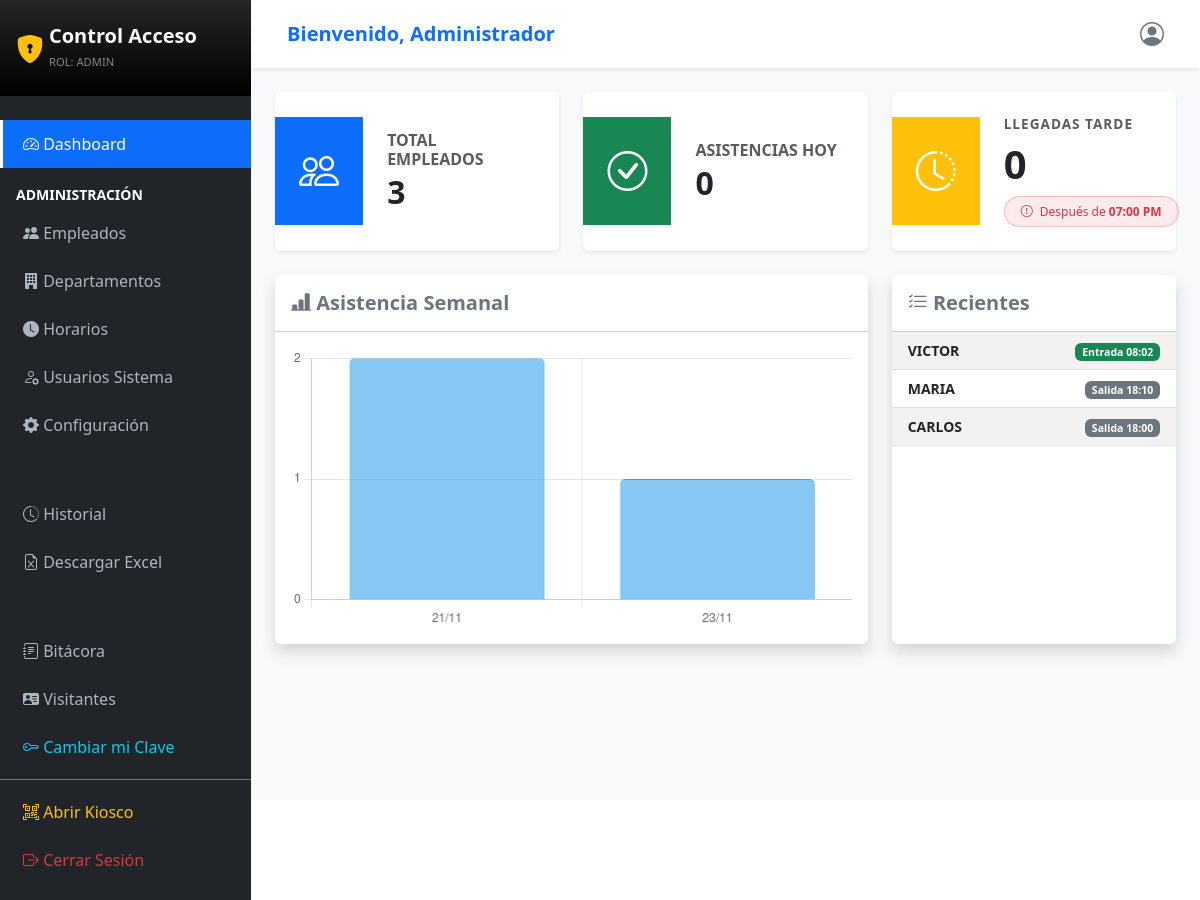
Page /?c=Dashboard (signed in) on the committed database.
### tables this page shows
CREATE TABLE IF NOT EXISTS `settings` (
  `id` int NOT NULL AUTO_INCREMENT,
  `setting_name` varchar(50) NOT NULL,
  `setting_value` varchar(255) NOT NULL,
  PRIMARY KEY (`id`),
  UNIQUE KEY `setting_name` (`setting_name`)
);

CREATE TABLE IF NOT EXISTS `attendance_logs` (
  `id` int NOT NULL AUTO_INCREMENT,
  `employee_id` int NOT NULL,
  `date_log` date NOT NULL,
  `check_in_time` time DEFAULT NULL,
  `breakfast_time` time DEFAULT NULL,
  `breakfast_return_time` time DEFAULT NULL,
  `lunch_out_time` time DEFAULT NULL,
  `lunch_return_time` time DEFAULT NULL,
  `check_out_time` time DEFAULT NULL,
  `source_ip` varchar(45) DEFAULT NULL,
  `total_hours` decimal(5,2) DEFAULT NULL,
  `status` enum('a_tiempo','tarde') DEFAULT 'a_tiempo',
  PRIMARY KEY (`id`),
  KEY `employee_id` (`employee_id`),
  CONSTRAINT `attendance_logs_ibfk_1` FOREIGN KEY (`employee_id`) REFERENCES `employees` (`id`)
);

CREATE TABLE IF NOT EXISTS `employees` (
  `id` int NOT NULL AUTO_INCREMENT,
  `employee_code` varchar(20) NOT NULL,
  `first_name` varchar(100) NOT NULL,
  `last_name` varchar(100) NOT NULL,
  `email` varchar(100) DEFAULT NULL,
  `password` varchar(255) DEFAULT NULL,
  `department_id` int DEFAULT NULL,
  `schedule_id` int DEFAULT NULL,
  `position` varchar(100) DEFAULT NULL,
  `site_name` varchar(120) DEFAULT NULL,
  `photo_path` varchar(255) DEFAULT 'default.png',
  `status` enum('activo','inactivo') DEFAULT 'activo',
  `created_at` datetime DEFAULT CURRENT_TIMESTAMP,
  PRIMARY KEY (`id`),
  UNIQUE KEY `employee_code` (`employee_code`),
  KEY `department_id` (`department_id`),
  KEY `schedule_id` (`schedule_id`),
  CONSTRAINT `employees_ibfk_1` FOREIGN KEY (`department_id`) REFERENCES `departments` (`id`),
  CONSTRAINT `employees_ibfk_2` FOREIGN KEY (`schedule_id`) REFERENCES `schedules` (`id`)
);

### app/controllers/DashboardController.php (called while the page is built, shortened)
<?php
require_once '../app/config/db.php';
require_once '../app/models/Attendance.php';
require_once '../app/models/Setting.php';
class DashboardController {
    private $db;
    private $attendanceModel;
    private $settingModel;
    public function __construct() {
        $database = new Database();
        $this->db = $database->getConnection();
        $this->attendanceModel = new Attendance($this->db);
        $this->settingModel = new Setting($this->db);
    }
    public function index() {
        $horaEntrada = $this->settingModel->get('entry_time');
        $totalEmployees = $this->countEmployees();
        $attendanceToday = $this->attendanceModel->countToday();
        $totalLates = $this->attendanceModel->countLatesToday($horaEntrada);
        $recentLogs = $this->attendanceModel->getRecentLogs();
        $chartData = $this->attendanceModel->getWeeklyStats();
        $labels = [];
        $dataValues = [];
        foreach($chartData as $day) {
            $labels[] = date('d/m', strtotime($day['date_log']));
            $dataValues[] = $day['total'];
        }
        require_once '../app/views/dashboard/index.php';
    }
    private function countEmployees() {
        $query = "SELECT COUNT(*) as total FROM employees WHERE status = 'activo'";
        $stmt = $this->db->prepare($query);
        $stmt->execute();
        $row = $stmt->fetch(PDO::FETCH_ASSOC);
        return $row['total'];
    }
}
?>

### app/config/db.php (called while the page is built, shortened)
<?php
class Database {
    private $host = "localhost";
    private $db_name = "control_acceso_db";
    private $username = "root";
    private $password = "";
    public function getConnection() {
        $this->conn = null;
        try {
            $this->conn = new PDO("mysql:host=" . $this->host . ";dbname=" . $this->db_name, $this->username, $this->password);
            $this->conn->exec("set names utf8");
            $offset = date("P");
            $this->conn->exec("SET time_zone='$offset';");
        } catch(PDOException $exception) {
            echo "Error de conexión: " . $exception->getMessage();
        }
        return $this->conn;
    }
}
?>

### app/models/Attendance.php (called while the page is built, shortened)
<?php
class Attendance {
    private $conn;
    private $table = "attendance_logs";
    public function __construct($db) {
        $this->conn = $db;
    }
    public function getRecentLogs() {
        $query = "SELECT a.*, e.first_name, e.last_name, e.employee_code
                  FROM " . $this->table . " a
                  INNER JOIN employees e ON a.employee_id = e.id
                  ORDER BY a.id DESC LIMIT 10";
        $stmt = $this->conn->prepare($query);
        $stmt->execute();
        return $stmt->fetchAll(PDO::FETCH_ASSOC);
    }
    public function countToday() {
        $today = date('Y-m-d');
        $query = "SELECT COUNT(*) as total FROM " . $this->table . " WHERE date_log = :today";
        $stmt = $this->conn->prepare($query);
        $stmt->bindParam(':today', $today);
        $stmt->execute();
        $row = $stmt->fetch(PDO::FETCH_ASSOC);
        return $row['total'];
    }
    public function getWeeklyStats() {
        $query = "SELECT date_log, COUNT(*) as total
                  FROM " . $this->table . "
                  GROUP BY date_log
                  ORDER BY date_log DESC
                  LIMIT 7";
        $stmt = $this->conn->prepare($query);
        $stmt->execute();
        return array_reverse($stmt->fetchAll(PDO::FETCH_ASSOC));
    }
    public function countLatesToday($horaLimite) {
        $today = date('Y-m-d');
        $query = "SELECT COUNT(*) as total
                  FROM " . $this->table . "
                  WHERE date_log = :today AND check_in_time > :limit";
        $stmt = $this->conn->prepare($query);
        $stmt->bindParam(':today', $today);
        $stmt->bindParam(':limit', $horaLimite);
        $stmt->execute();
        $row = $stmt->fetch(PDO::FETCH_ASSOC);
        return $row['total'];
    }
}
?>

### app/models/Setting.php (called while the page is built, shortened)
<?php
class Setting {
    private $conn;
    private $table = "settings";
    public function __construct($db) {
        $this->conn = $db;
    }
    public function get($name) {
        $query = "SELECT setting_value FROM " . $this->table . " WHERE setting_name = :name LIMIT 1";
        $stmt = $this->conn->prepare($query);
        $stmt->bindParam(':name', $name);
        $stmt->execute();
        $row = $stmt->fetch(PDO::FETCH_ASSOC);
        return $row ? $row['setting_value'] : null;
    }
}
?>

### app/views/dashboard/index.php (the view, shortened to what this page needs)
<!DOCTYPE html>
<html lang="es">
<head>
    <link href="https://cdn.jsdelivr.net/npm/bootstrap@5.3.0/dist/css/bootstrap.min.css" rel="stylesheet">
    <link rel="stylesheet" href="https://cdn.jsdelivr.net/npm/bootstrap-icons@1.10.0/font/bootstrap-icons.css">
</head>
<body>
<div class="d-flex">
    <?php require_once '../app/views/layouts/sidebar.php'; ?>
    <div class="flex-grow-1 bg-light" style="height: 100vh; overflow-y: auto;">
        <nav class="navbar navbar-light bg-white shadow-sm px-4 py-3">
            <div class="container-fluid">
                <span class="navbar-brand mb-0 h1 fw-bold text-primary">Bienvenido, Administrador</span>
                <div class="d-flex align-items-center">
                    <i class="bi bi-person-circle fs-4 text-secondary"></i>
                </div>
            </div>
        </nav>
        <div class="container-fluid p-4">
            <div class="row g-4 mb-4">
                <div class="col-md-4">
                    <div class="card border-0 shadow-sm h-100">
                        <div class="card-body p-0 d-flex align-items-center">
                            <div class="bg-primary text-white p-4"><i class="bi bi-people fs-1"></i></div>
                            <div class="p-4 flex-grow-1">
                                <h6 class="text-muted text-uppercase fw-bold mb-1">Total Empleados</h6>
                                <h2 class="mb-0 fw-bold text-dark">
                                    <?php echo isset($totalEmployees) ? $totalEmployees : 0; ?>
                                </h2>
                            </div>
                        </div>
                    </div>
                </div>
                <div class="col-md-4">
                    <div class="card border-0 shadow-sm h-100">
                        <div class="card-body p-0 d-flex align-items-center">
                            <div class="bg-success text-white p-4"><i class="bi bi-check-circle fs-1"></i></div>
                            <div class="p-4 flex-grow-1">
                                <h6 class="text-muted text-uppercase fw-bold mb-1">Asistencias Hoy</h6>
                                <h2 class="mb-0 fw-bold text-dark">
                                    <?php echo isset($attendanceToday) ? $attendanceToday : 0; ?>
                                </h2>
                            </div>
                        </div>
                    </div>
                </div>
                <div class="col-md-4">
                    <div class="card border-0 shadow-sm h-100">
                        <div class="card-body p-0 d-flex align-items-center">
                            <div class="bg-warning text-white p-4 d-flex align-items-center justify-content-center" style="width: 100px;">
                                <i class="bi bi-clock-history fs-1"></i>
                            </div>
                            <div class="p-4 flex-grow-1">
                                <h6 class="text-muted text-uppercase fw-bold mb-2" style="font-size: 0.85rem; letter-spacing: 1px;">
                                    Llegadas Tarde
                                </h6>
                                <h2 class="mb-2 fw-bold text-dark display-6">
                                    <?php echo isset($totalLates) ? $totalLates : 0; ?>
                                </h2>
                                <div>
                                    <span class="badge rounded-pill bg-danger bg-opacity-10 text-danger border border-danger border-opacity-25 px-3 py-2 fw-normal">
                                        <i class="bi bi-exclamation-circle me-1"></i>
                                        Después de <strong><?php echo date('h:i A', strtotime($horaEntrada)); ?></strong>
                                    </span>
                                </div>
                            </div>
                        </div>
                    </div>
                </div>
            </div>
            <div class="row">
                <div class="col-lg-8 mb-4">
                    <div class="card shadow border-0 h-100">
                        <div class="card-header bg-white py-3">
                            <h5 class="mb-0 fw-bold text-secondary"><i class="bi bi-bar-chart-line-fill"></i> Asistencia Semanal</h5>
                        </div>
                        <div class="card-body">
                            <canvas id="attendanceChart" style="max-height: 300px;"></canvas>
                        </div>
                    </div>
                </div>
                <div class="col-lg-4 mb-4">
                    <div class="card shadow border-0 h-100">
                        <div class="card-header bg-white py-3">
                            <h5 class="mb-0 fw-bold text-secondary"><i class="bi bi-list-check"></i> Recientes</h5>
                        </div>
                        <div class="card-body p-0">
                            <div class="table-responsive">
                                <table class="table table-striped mb-0 small">
                                    <tbody>
                                        <?php if(isset($recentLogs) && count($recentLogs) > 0): ?>
                                            <?php foreach(array_slice($recentLogs, 0, 5) as $log): ?>
                                                <tr>
                                                    <td class="ps-3 fw-bold"><?php echo $log['first_name']; ?></td>
                                                    <td class="text-end pe-3">
                                                        <?php if($log['check_out_time']): ?>
                                                            <span class="badge bg-secondary">Salida <?php echo date('H:i', strtotime($log['check_out_time'])); ?></span>
                                                        <?php else: ?>
                                                            <span class="badge bg-success">Entrada <?php echo date('H:i', strtotime($log['check_in_time'])); ?></span>
                                                        <?php endif; ?>
                                                    </td>
                                                </tr>
                                            <?php endforeach; ?>
                                        <?php else: ?>
                                            <tr><td class="text-center py-3 text-muted">Sin registros hoy.</td></tr>
                                        <?php endif; ?>
                                    </tbody>
                                </table>
                            </div>
                        </div>
                    </div>
                </div>
            </div>
        </div>
    </div>
</div>
<script>
    const ctx = document.getElementById('attendanceChart');
    new Chart(ctx, {
        type: 'bar',
        data: {
            labels: <?php echo json_encode($labels); ?>,
            datasets: [{
                label: 'Asistencias',
                data: <?php echo json_encode($dataValues); ?>,
                backgroundColor: 'rgba(54, 162, 235, 0.6)',
                borderColor: 'rgba(54, 162, 235, 1)',
                borderWidth: 1,
                borderRadius: 5
            }]
        },
        options: {
            responsive: true,
            scales: { y: { beginAtZero: true, ticks: { stepSize: 1 } } },
            plugins: { legend: { display: false } }
        }
    });
</script>
</body>
</html>

### rows in the picture
settings: setting_value "07:00 PM"
attendance_logs: employee.first_name "VICTOR", check_in_time "08:02"
attendance_logs: employee.first_name "MARIA", check_out_time "18:10"
attendance_logs: employee.first_name "CARLOS", check_out_time "18:00"

### other values in the picture
$_SESSION['role'] "ADMIN"
$totalEmployees "3"
$attendanceToday "0"
$totalLates "0"
chart data {{ json_encode($dataValues) }} [2,1]
